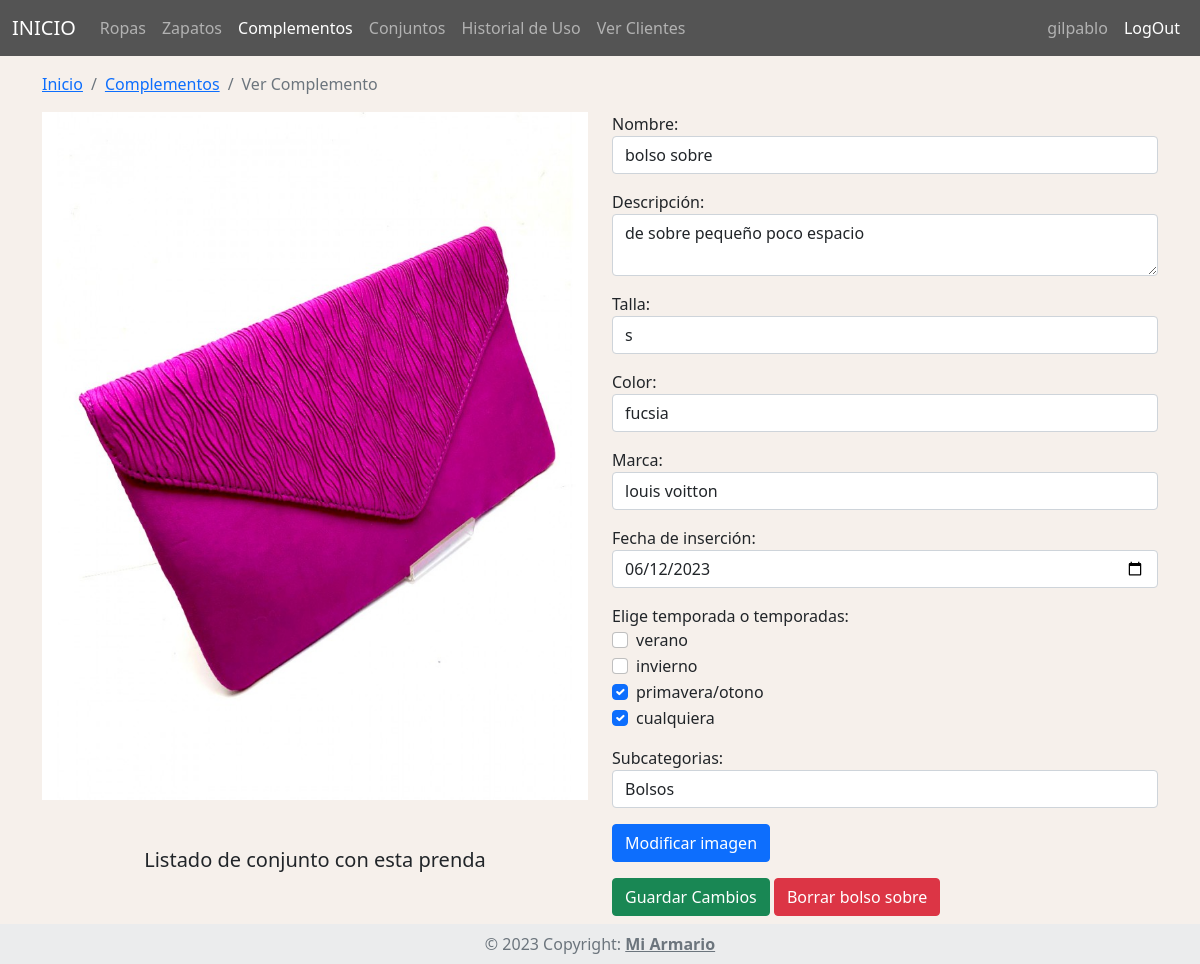
The page /miArmario/complemento/ver_complemento/12 (signed in) on the database its author committed.
### tables this page shows
CREATE TABLE `prenda` (
  `id` int(11) NOT NULL,
  `nombre` varchar(100) NOT NULL,
  `descripcion` varchar(500) DEFAULT NULL,
  `talla` varchar(10) NOT NULL,
  `color` varchar(30) NOT NULL,
  `marca` varchar(30) NOT NULL,
  `imagen` varchar(100) NOT NULL,
  `fecha_insercion` date DEFAULT NULL,
  `id_subcategoria` int(11) NOT NULL,
  `id_usuario` int(11) NOT NULL
);

CREATE TABLE `temporada` (
  `id` int(11) NOT NULL,
  `nombre` varchar(40) NOT NULL
);

### miArmario/App/librerias/Core.php (called while the page is built, shortened)
<?php
class Core{
    protected $metodoActual = 'index';
    public function __construct(){
        $url = $this->getUrl();
        if(isset($url[0])){
			if(file_exists('../App/controladores/'.ucwords($url[0]).'.php')){
				unset($url[0]);
			}
		}
		$this->controladorActual = new $this->controladorActual;
        if(isset($url[1])){
            if(method_exists($this->controladorActual,$url[1])){
                $this->metodoActual = $url[1];
                unset($url[1]);
            }
        }
		$this->parametros = $url ? array_values($url) : [];
		call_user_func_array([$this->controladorActual,$this->metodoActual], $this->parametros);
    }
    public function getUrl(){
        if(isset($_GET['url'])){
            $url = ltrim($_GET['url'],'/');
            $url = filter_var($url,FILTER_SANITIZE_URL);
            $url = explode('/',$url);
            return $url;
        }
    }
}

### miArmario/public/index.php (called while the page is built, shortened)
<?php
$iniciar = new Core;

### miArmario/App/librerias/Base.php (called while the page is built, shortened)
<?php
    class Base {
        private $host = DB_HOST;
        private $usuario = DB_USUARIO;
        private $password = DB_PASSWORD;
        private $nombre_base = DB_NOMBRE;
        private $charset = 'utf8mb4';
        private $dbh;
        private $stmt;
        public function __construct(){
            $dsn = "mysql:host=$this->host;dbname=$this->nombre_base;charset=$this->charset";
            $opciones = array(
                PDO::ATTR_PERSISTENT => true,
                PDO::ATTR_ERRMODE => PDO::ERRMODE_EXCEPTION
            );
            try {
                $this->dbh = new PDO($dsn, $this->usuario, $this->password, $opciones);
            } catch (PDOException $e) {
                $this->error = $e->getMessage();
                echo $this->error;
            }
        }
        public function query($sql){
            $this->stmt = $this->dbh->prepare($sql);
        }
        public function bind($parametro,$valor,$tipo = null){
            if (is_null($tipo)) {
                switch (true) {
                    case is_int($valor):
                        $tipo = PDO::PARAM_INT;
                        break;
                    default:
                        $tipo = PDO::PARAM_STR;
                        break;
                }
            }
            $this->stmt->bindValue($parametro,$valor,$tipo);
        }
        public function execute(){
            return $this->stmt->execute();
        }
        public function registros(){
            $this->execute();
            return $this->stmt->fetchAll(PDO::FETCH_OBJ);
        }
        public function registro(){
            $this->execute();
            return $this->stmt->fetch(PDO::FETCH_OBJ);
        }
    }

### miArmario/App/modelos/ComplementoModelo.php (called while the page is built, shortened)
<?php
class ComplementoModelo {
    private $db;
    public function __construct(){
        $this->db = new Base;
    }
    public function getSubcategoriaComplementos(){
        $this->db->query("SELECT * FROM subcategoria
                            WHERE id_categoria  = 3;");
        return $this->db->registros();
    }
    public function getTemporadas(){
        $this->db->query("SELECT * FROM temporada;");
        return $this->db->registros();
    }
    public function getComplementoSolo($id_usuario, $id_complemento){
        $this->db->query("SELECT * FROM prenda WHERE id_usuario = :id_usuario_co AND id = :id_complemento_co;");
        $this->db->bind(':id_usuario_co',trim($id_usuario));
        $this->db->bind(':id_complemento_co',trim($id_complemento));
        return $this->db->registro();
    }
    public function getTemporadasComplemento($id_complemento){
        $this->db->query("SELECT * FROM prendas_temporadas WHERE id_prenda = :id_complemento_co;");
        $this->db->bind(':id_complemento_co',trim($id_complemento));
        return $this->db->registros();
    }
    public function obtenerConjuntosPorPrenda($id_usuario, $id_prenda) {
        $this->db->query("SELECT * FROM conjunto WHERE id IN (SELECT id_conjunto FROM prendas_conjuntos WHERE id_prenda = :id_prenda) AND id_usuario = :id_usuario");
        $this->db->bind(':id_prenda', $id_prenda);
        $this->db->bind(':id_usuario', $id_usuario);
        return $this->db->registros();
    }
}

### miArmario/App/vistas/complementos/verComplemento.php (the view, shortened to what this page needs)
<?php require_once RUTA_APP.'/vistas/inc/header.php' ?>
<?php
    $complemento = $datos["complemento"];
?>
<div class="container">
    <nav aria-label="breadcrumb">
        <ol class="breadcrumb">
            <li class="breadcrumb-item"><a href="<?php echo RUTA_URL ?>">Inicio</a></li>
            <li class="breadcrumb-item"><a href="<?php echo RUTA_URL ?>/complemento">Complementos</a></li>
            <li class="breadcrumb-item active" aria-current="page">Ver Complemento</li>
        </ol>
    </nav>
    <div class="row">
        <div class="col-6">
            <img id="imagenActual" src="<?php echo RUTA_URL?>/img_prendas/<?php echo $complemento->id.$complemento->imagen ?>.png" alt="" class="img-fluid">
            <div class="text-center pt-5">
                <h5>Listado de conjunto con esta prenda</h5>
            </div>
        </div>
        <div class="col-6">
            <form method="post" enctype="multipart/form-data">
                <div class="form-group mb-3">
                    <label for="nombre">Nombre:</label>
                    <input type="text" class="form-control" id="nombre" name="nombre" value="<?php echo $complemento->nombre ?>">
                </div>
                <div class="form-group mb-3">
                    <label for="descripcion">Descripción:</label>
                    <textarea class="form-control" id="descripcion" name="descripcion"><?php echo $complemento->descripcion ?></textarea>
                </div>
                <div class="form-group mb-3">
                    <label for="talla">Talla:</label>
                    <input type="text" class="form-control" id="talla" name="talla" value="<?php echo $complemento->talla ?>">
                </div>
                <div class="form-group mb-3">
                    <label for="color">Color:</label>
                    <input type="text" class="form-control" id="color" name="color" value="<?php echo $complemento->color ?>">
                </div>
                <div class="form-group mb-3">
                    <label for="marca">Marca:</label>
                    <input type="text" class="form-control" id="marca" name="marca" value="<?php echo $complemento->marca ?>">
                </div>
                <div class="form-group mb-3">
                    <label for="fecha_insercion">Fecha de inserción:</label>
                    <input type="date" class="form-control" id="fecha_insercion" name="fecha_insercion" value="<?php echo date('Y-m-d', strtotime($complemento->fecha_insercion)) ?>">
                </div>
                <div class="form-group mb-3">
                    <label for="checkboxes">Elige temporada o temporadas:</label>
                    <?php foreach ($datos["temporadas"] as $temporada) : ?>
                        <div class="form-check">
                            <?php if (in_array($temporada->id, array_column($datos["temporadaComplemento"], 'id_temporada'))) : ?>
                                <input class="form-check-input" type="checkbox" id="temporada-<?php echo $temporada->id ?>" name="temporadas[]" value="<?php echo $temporada->id ?>" checked>
                            <?php else : ?>
                                <input class="form-check-input" type="checkbox" id="temporada-<?php echo $temporada->id ?>" name="temporadas[]" value="<?php echo $temporada->id ?>">
                            <?php endif ?>
                            <label class="form-check-label" for="temporada-<?php echo $temporada->id ?>"><?php echo $temporada->nombre ?></label>
                        </div>
                    <?php endforeach ?>
                </div>
                <div class="form-group mb-3">
                    <label for="subcategoriaComplemento">Subcategorias:</label>
                    <select name="subcategoriaComplemento" id="subcategoriaComplemento" class="form-control">
                        <?php foreach ($datos['complementosSubcategoria'] as $complementosSubcategoria) : ?>
                            <?php if ($complementosSubcategoria->id == $complemento->id_subcategoria) : ?>
                                <option value="<?php echo $complementosSubcategoria->id ?>" selected><?php echo $complementosSubcategoria->nombre ?></option>
                            <?php else : ?>
                                <option value="<?php echo $complementosSubcategoria->id ?>"><?php echo $complementosSubcategoria->nombre ?></option>
                            <?php endif ?>
                        <?php endforeach ?>
                    </select>
                </div>
                <div class="form-group mb-3">
                    <button type="button" id="btnModificarImagen" class="btn btn-primary">Modificar imagen</button>
                </div>
                <button type="submit" class="btn btn-success">Guardar Cambios</button>
                <button type="button" data-bs-toggle="modal" data-bs-target="#modalBorrarComplemento" class="btn btn-danger">Borrar <?php echo $complemento->nombre ?></button>
            </form>
        </div>
    </div>
</div>
<?php require_once RUTA_APP.'/vistas/inc/footer.php' ?>

### miArmario/public/css/estilos.css (style rules this page uses)
body { background-repeat: no-repeat; background-size: cover; }

### rows shown on the page
prenda: imagen (picture), nombre "bolso sobre", descripcion "de sobre pequeño poco espacio", talla "s", color "fucsia", marca "louis voitton", fecha_insercion "06/12/2023"
temporada: nombre "verano"
temporada: nombre "invierno"
temporada: nombre "primavera/otono"
temporada: nombre "cualquiera"

### other values the page prints
$datos['usuarioSesion']->username "gilpablo"
form field subcategoriaComplemento "Bolsos"
